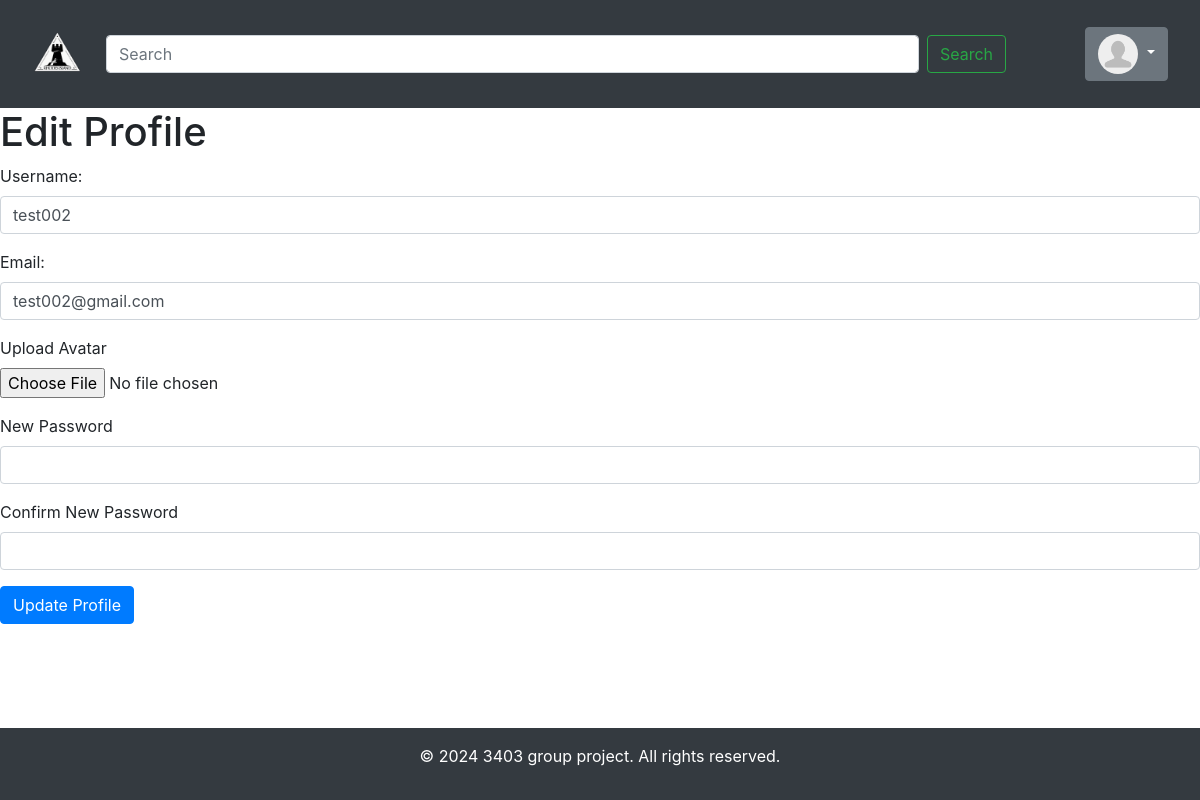
Screenshot of /profile/test002/edit (signed in) with the database file from the repository.
### apps/models.py (models this page shows, shortened)
class User(db.Model, UserMixin):
    id = db.Column(db.Integer, primary_key=True)
    username = db.Column(db.String(30), unique=True, nullable=False)
    email = db.Column(db.String(30), unique=True, nullable=False)
    hashedPassword = db.Column(db.String(128), nullable=False)
    join_date = db.Column(db.DateTime, default=datetime.utcnow)
    avatar = db.Column(db.String(200), nullable=False, default='images/avatars/default_avatar.png')
    posts = db.relationship('Post', backref='author', lazy=True)
    comments = db.relationship('Comment', backref='author', lazy=True)
    likes = db.relationship('Like', backref='user', lazy=True)

### apps/routes.py (the view)
@flaskApp.route('/profile/<username>/edit', methods=['GET', 'POST'])
@login_required
def edit_profile(username):
    user = User.query.filter_by(username=username).first_or_404()
    if user != current_user:
        abort(403)  # Forbidden if the current user is not the profile owner
    form = ProfileForm()
    print("Value of form.validate_on_submit: " + str(form.validate_on_submit()))
    if form.validate_on_submit():
        if User.query.filter(User.username == form.username.data, User.id != user.id).first():
            flash('Username already exists. Please choose a different one.', 'danger')
            return render_template('edit_profile.html', form=form, user=user)
        if User.query.filter(User.email == form.email.data, User.id != user.id).first():
            flash('Email already exists. Please choose a different one.', 'danger')
            return render_template('edit_profile.html', form=form, user=user)
        if form.avatar.data:
            filename = secure_filename(form.avatar.data.filename)
            avatar_dir = os.path.join(flaskApp.root_path, 'static/images/avatars')
            avatar_path = os.path.join(avatar_dir, filename).replace('\\', '/')
            form.avatar.data.save(avatar_path)
            user.avatar = os.path.join('images/avatars', filename).replace('\\', '/')
        user.username = form.username.data
        user.email = form.email.data
        if form.password.data and form.password.data == form.confirm_password.data:
            user.set_password(form.password.data)
        db.session.commit()
        flash('Your profile has been updated!', 'success')
        return redirect(url_for('profile', username=user.username, user=user))
    elif request.method == 'GET':
        form.username.data = user.username
        form.email.data = user.email
    return render_template('edit_profile.html', form=form, user=user)

### apps/forms.py
class ProfileForm(FlaskForm):
    username = StringField("Username:", validators=[DataRequired()])
    email = StringField("Email:", validators=[DataRequired(), Email()])
    avatar = FileField("Upload Avatar", validators=[
        FileAllowed(['jpg', 'png'], 'Images only!'),
        FileSize(max_size=5 * 1024 * 1024)  # 5 MB limit
    ])
    password = PasswordField("New Password", validators=[Optional()])
    confirm_password = PasswordField("Confirm New Password",
                                     validators=[EqualTo('password', message='Passwords must match')])
    submit = SubmitField("Update Profile")

### apps/__init__.py (called while the page is built)
@login.user_loader
def load_user(user_id):
    return User.query.get(int(user_id))

### apps/routes.py (called while the page is built)
@flaskApp.context_processor
def inject_user():
    return dict(current_user=current_user)

### apps/templates/edit_profile.html (shortened to what this page needs)
{% extends "base.html" %}
{% block content %}
<main>
<div class="central-container">
    <h1>Edit Profile</h1>
    <form id="edit-profile-form" action="{{ url_for('edit_profile', username=user.username) }}" method="post" enctype="multipart/form-data">
        <div class="form-group">
            {{ form.username.label }}<br>
            {{ form.username(class="form-control", id="username", size=32) }}
        </div>
        <div class="form-group">
            {{ form.email.label }}<br>
            {{ form.email(class="form-control", id="email", size=32) }}
        </div>
        <div class="form-group">
            {{ form.avatar.label }}<br>
            {{ form.avatar(class="form-control-file") }}
        </div>
        <div class="form-group">
            <label for="password">New Password</label>
            <input type="password" name="password" id="password" class="form-control">
        </div>
        <div class="form-group">
            <label for="confirm_password">Confirm New Password</label>
            <input type="password" name="confirm_password" id="confirm_password" class="form-control">
        </div>
        <button type="submit" class="btn btn-primary">Update Profile</button>
    </form>
</div>
</main>
{% endblock %}

### apps/templates/header.html (shortened to what this page needs)
<header class="bg-dark text-white p-3">
    <nav class="navbar navbar-expand-lg navbar-dark">
        <a class="navbar-brand" href="{{ url_for('main') }}">
            <img alt="Website Logo" src="{{ url_for('static', filename='images/logo.png') }}" style="height: 50px;">
        </a>
        {% if request.endpoint != 'login' %}
        <div class="collapse navbar-collapse" id="navbarNav">
            <div class="mx-2 d-flex justify-content-center align-items-center flex-grow-1" style="max-width: 900px;">
                <form class="form-inline w-100 d-flex justify-content-center align-items-center" method="GET" action="{{ url_for('search') }}">
                    <input aria-label="Search" class="form-control mr-2 flex-grow-1" name="query" placeholder="Search" type="search">
                    <button class="btn btn-outline-success" type="submit">Search</button>
                </form>
            </div>
        </div>
        <div class="form-inline">
            {% if current_user.is_authenticated %}
            <div class="dropdown">
                <a aria-expanded="false" aria-haspopup="true" class="btn btn-secondary dropdown-toggle"
                   data-toggle="dropdown" href="#" id="dropdownMenuLink" role="button">
                    <img class="avatar-img" src="{{ url_for('static', filename=current_user.avatar.replace('static/', '')) }}">
                </a>
            </div>
            {% else %}
            <a class="btn btn-primary" href="{{ url_for('login') }}">Sign Up / Log In</a>
            {% endif %}
        </div>
        {% endif %}
    </nav>
</header>

### apps/static/css/style.css (style rules this page uses)
html, body { height: 100%; margin: 0; display: flex; flex-direction: column; }
.avatar-img { height: 40px; width: 40px; border-radius: 50%; }

### rows the page displays
User: avatar (placeholder picture), username "test002", email "test002@gmail.com"
